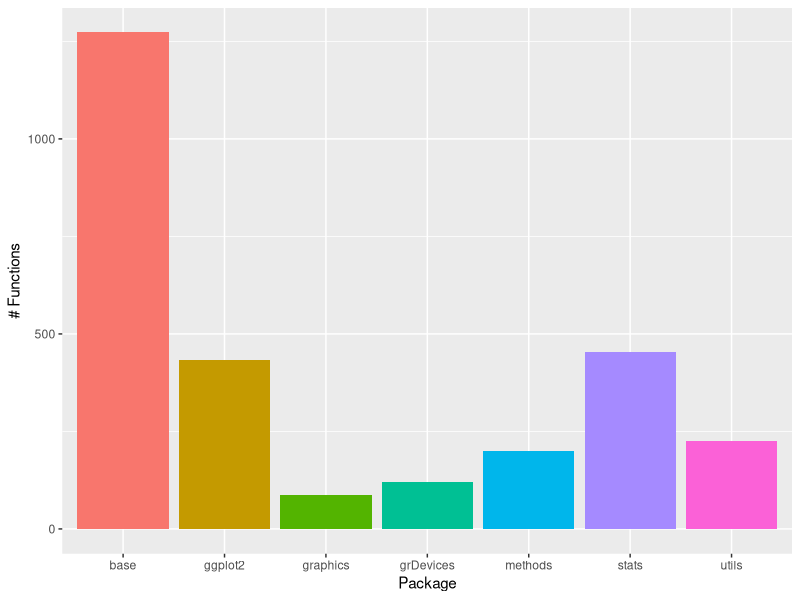

The R script that drew this image: (Note: this script raises an error after producing the figure.)
## ---- chunk 1
14 %/% 3
14 %% 3
## ---- chunk 2
(1+1)^(5-2) 
1 + 2^3 * 4 
3*1^3 
## ---- chunk 3
paste("first", "second", sep = " ")
paste("first", "second", collapse = " ")
paste(c("first", "second"), sep = " ") # sep only works w/ 2 objects passed in
paste(c("first", "second"), collapse = " ") # collapse works on vectors

paste(c("a", "b", "c", "d"), 
      c("first", "second", "third", "fourth"), 
      sep = "-", collapse = " ")
# sep is used to collapse parameters, then collapse is used to collapse vectors

paste0(c("a", "b", "c"))
paste0("a", "b", "c") # equivalent to paste(..., sep = "")
## ---- chunk 4
TRUE & TRUE
TRUE & FALSE
FALSE & TRUE
FALSE & FALSE
## ---- chunk 5
TRUE | TRUE
TRUE | FALSE
FALSE | TRUE
FALSE | FALSE
## ---- chunk 6
!TRUE
!FALSE
## ---- chunk 7
xor(TRUE, TRUE)
xor(TRUE, FALSE)
xor(FALSE, TRUE)
xor(FALSE, FALSE)
## ---- chunk 8
a1 <- TRUE
b1 <- FALSE
c1 <- FALSE

a1 | b1 & c1 # AND takes precedence
a1 | (b1 & c1) # same as above, with parens
(a1 | b1) & c1 # force OR to be first using parentheses
## ---- chunk 9
!(TRUE | TRUE)
!(TRUE | FALSE)
!(FALSE | TRUE)
!(FALSE | FALSE)

!TRUE & !TRUE
!TRUE & !FALSE
!FALSE & !TRUE
!FALSE & !FALSE
## ---- chunk 10
!(TRUE & TRUE)
!(TRUE & FALSE)
!(FALSE & TRUE)
!(FALSE & FALSE)

!TRUE | !TRUE
!TRUE | !FALSE
!FALSE | !TRUE
!FALSE | !FALSE
## ---- chunk 11
# Define a vector of numbers
x <- c(1, 2, 3, 4, 5)

# Calculate the maximum
max(x)

# function to repeat a variable multiple times
rep("test", 3)
# Concatenate strings, using "ing... " as the separator
paste(rep("test", 3), collapse = "ing... ")
## ---- chunk 12
# Define variables for the 3 sides of the triangle
a <- 212
b <- 345
c_meas <- 406
c_actual <- sqrt(a^2 + b^2)

# Calculate difference between measured and actual
# relative to actual 
# and make it a percentage
pct_error <- (c_meas - c_actual)/c_actual * 100
pct_error
## ---- chunk 13
# Define variables for the 3 sides of the triangle
a <- 291
b <- 414
c_angle <- 67.6
c_actual <- sqrt(a^2 + b^2 - 2*a*b*cos(c_angle/180*pi))
c_actual
## ---- chunk 14
library(ggplot2)

# This code lists all the functions available to be called
pkgs <- search()
pkgs <- pkgs[grep("package:",pkgs)]
# get all the functions in each package that is loaded
all_fns <- lapply(pkgs, function(x) as.character(lsf.str(x)))
# create a data frame
pkg_fns <- data.frame(pkg = rep(pkgs, sapply(all_fns, length)), 
                      fn = unlist(all_fns))
pkg_fns$pkg <- gsub("package:", "", pkg_fns$pkg)


ggplot(pkg_fns, aes(x = pkg, y = after_stat(count), fill = pkg)) + 
  geom_bar() + theme(legend.position = "none") + 
  ylab("# Functions") + xlab("Package")


## ---- chunk 15
# This code lists all the functions available to be called
pkgs <- search()
pkgs <- pkgs[grep("package:",pkgs)]
# get all the functions in each package that is loaded
all_fns <- lapply(pkgs, function(x) as.character(lsf.str(x)))
# create a data frame
pkg_fns <- data.frame(pkg = rep(pkgs, sapply(all_fns, length)), 
                      fn = unlist(all_fns))
pkg_fns$pkg <- gsub("package:", "", pkg_fns$pkg)

ggplot2::ggplot(pkg_fns, ggplot2::aes(x = pkg, fill = pkg)) + 
  ggplot2::geom_bar(y = ggplot2::after_stat(count)) + 
  ggplot2::theme(legend.position = "none") + 
  ggplot2::xlab("Package") + ggplot2::ylab("# Functions")

## ---- chunk 16
data <- rnorm(100)
mean(data)

mean(rnorm(100))

library(magrittr) # load the pipe %>%

rnorm(100) %>%
  mean()

rnorm(100) |> mean()
